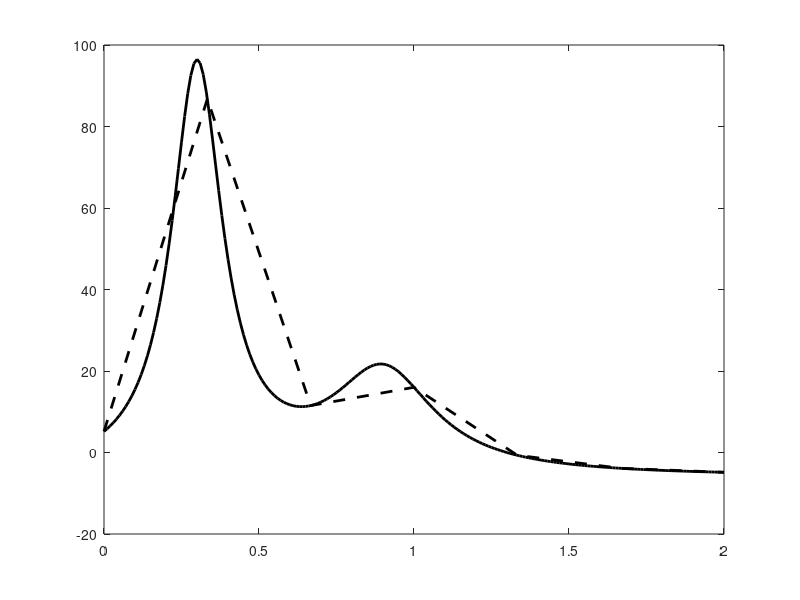

The MATLAB script that drew this image: (Note: this script raises an error after producing the figure.)

clear all;

start_x=0;
end_x=2.0;
n_data_points=7;
n_plotting_points=200;

x=linspace(start_x,end_x,n_data_points);
u0 = 1 ./ ((x-.3).^2 + .01) + 1 ./ ((x-.9).^2 + .04) - 6;
x1=x;
u1=u0;

x_vector=[start_x:(end_x-start_x)/n_plotting_points:end_x]';
exact=1 ./ ((x_vector-.3).^2 + .01) + 1 ./ ((x_vector-.9).^2 + .04) - 6;

hold off;
plot(x_vector,exact,'k-','LineWidth',2);
hold on;
plot(x,u0,'k--','LineWidth',2);

nc=(n_data_points-1)/2;

for i=1:nc
  start_x=(i-1)*2/nc
  end_x=(i)*2/nc
  n_data_points=3;
  n_plotting_points=50;

  x=linspace(start_x,end_x,n_data_points);
  u0 = 1 ./ ((x-.3).^2 + .01) + 1 ./ ((x-.9).^2 + .04) - 6;

  x_vector=[start_x:(end_x-start_x)/n_plotting_points:end_x]';

  clear dp;
  dp(:,1)=x;
  dp(:,2)=u0;

  u=CompLagIntp1D(dp, x_vector);

  plot(x_vector,u,'k:','LineWidth',2);
end

plot(x1,u1,'ko','LineWidth',5);

set(gca,'fontsize',16);
xlabel('x','fontsize',18);
ylabel('u','fontsize',18);
legend('Actual "humps" function',...
      'Piecewise linear polynomial','Piecewise quadratic polynomial');
print -depsc humps_quad.eps
